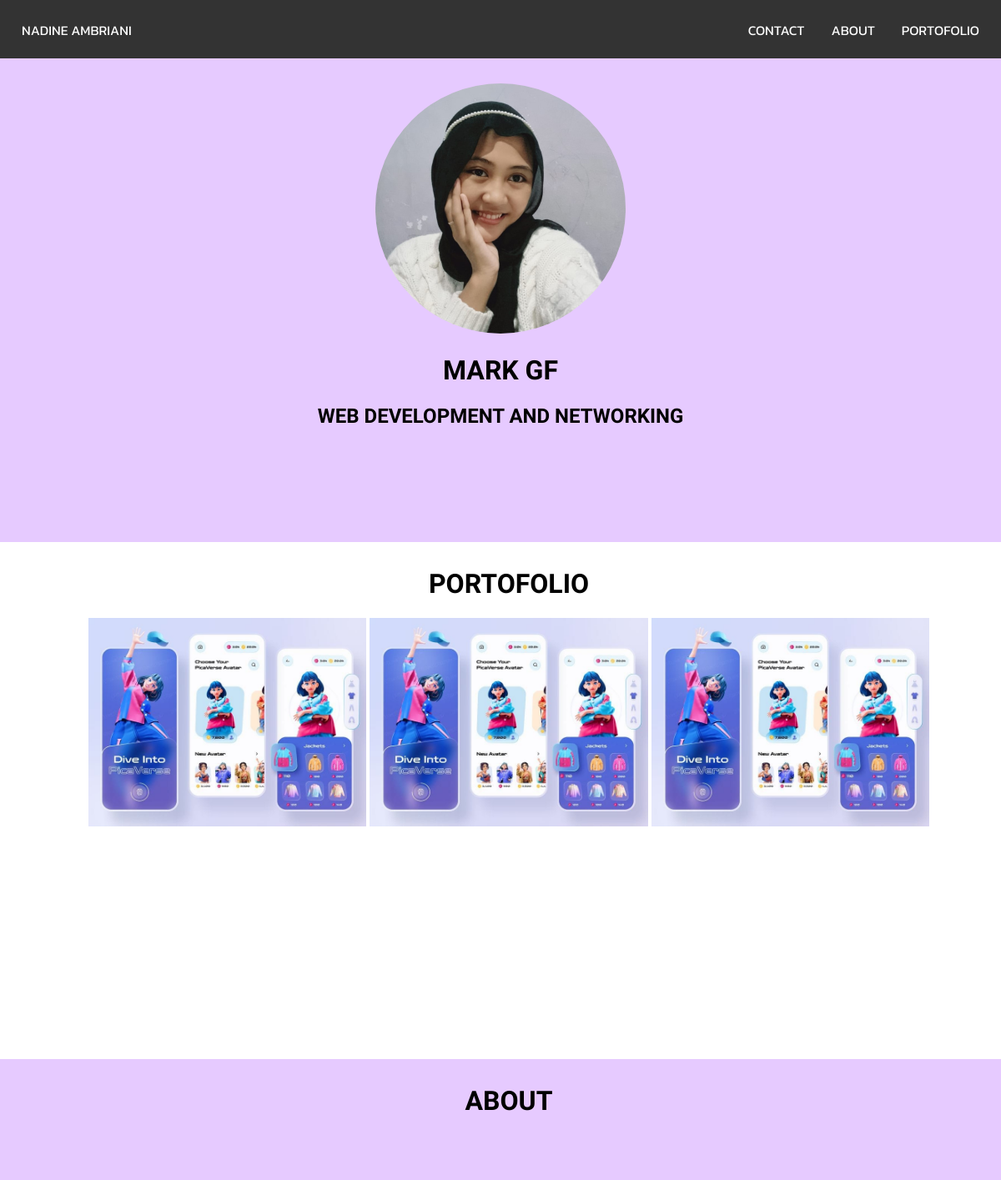
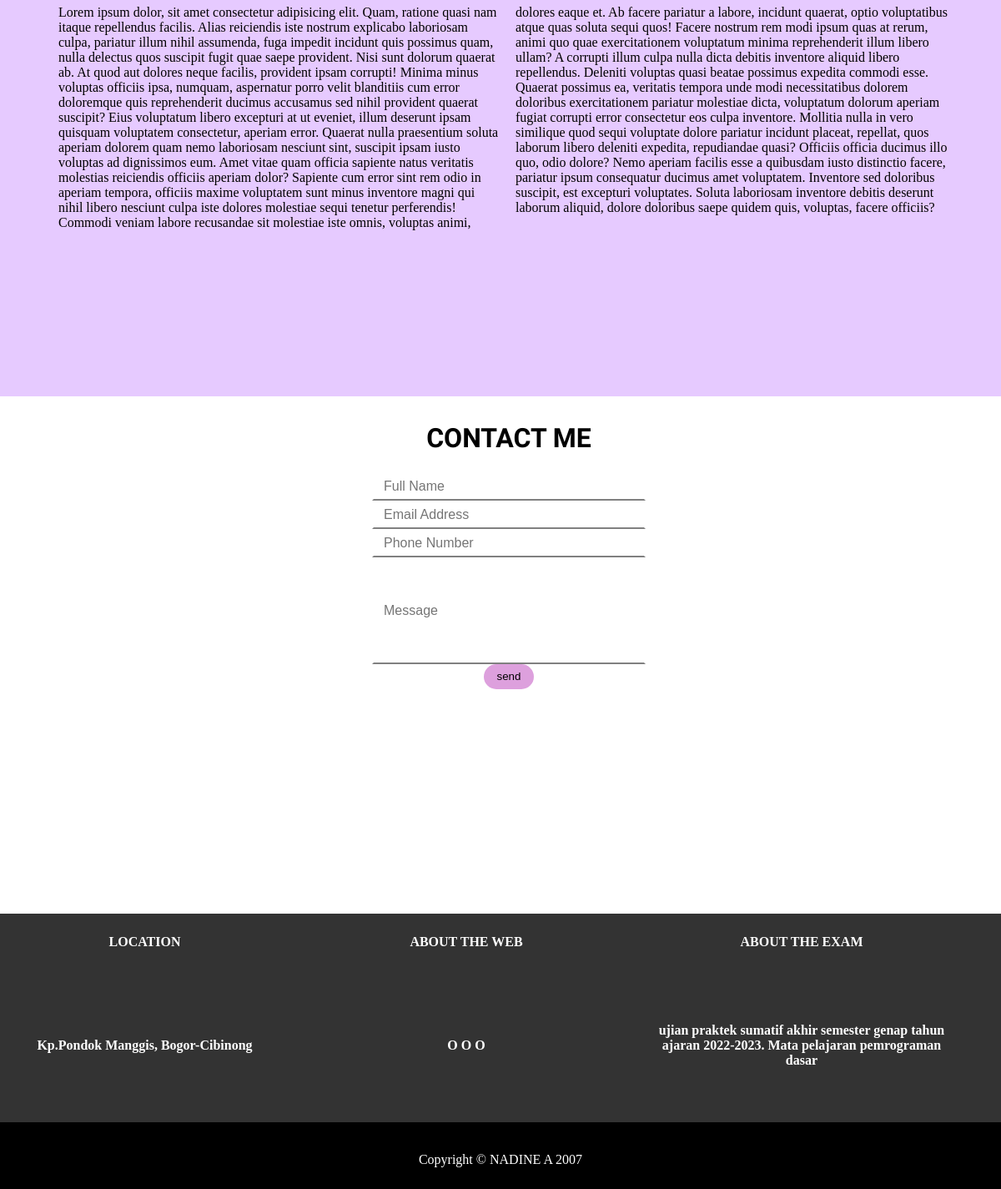
The page /nadinee_siswi_sas_2023/index.php on the database its author committed (2 pictures, top to bottom).
### tables this page shows
CREATE TABLE `about` (
  `nama` varchar(30) NOT NULL,
  `judul` varchar(50) NOT NULL,
  `profesi` varchar(255) NOT NULL,
  `about` text NOT NULL,
  `alamat` varchar(255) NOT NULL,
  `about_footer` varchar(255) NOT NULL,
  `foto` varchar(255) NOT NULL
);

CREATE TABLE `portofolio` (
  `id` int(11) NOT NULL,
  `judul` varchar(255) NOT NULL,
  `deskripsi` text NOT NULL,
  `foto` varchar(255) NOT NULL
);

### nadinee_siswi_sas_2023/index.php (the view, shortened to what this page needs)
<?php
include('konekdb.php');
$sql = "SELECT * FROM about";
$srcabout = $conn->query($sql);
$data_about = $srcabout->fetch_assoc();
?>
<!DOCTYPE html>
<html lang="en">
  <head>
    <link rel="stylesheet" href="index.css" />
  </head>
  <body>
    <nav>
      <ul>
        <li class="nama">
          <a href="#"><?= $data_about['nama']; ?></a>
        </li>
        <li>
          <a href="#porto">PORTOFOLIO</a>
        </li>
        <li>
          <a href="#about">ABOUT</a>
        </li>
        <li>
          <a href="#kontak">CONTACT</a>
        </li>
      </ul>
    </nav>
    <div class="first">
      <div class="foto">
        <img class="img" src="asset/<?= $data_about['foto']; ?>"/>
      </div>
      <h1 class="kutip"><?= $data_about['judul']; ?></h1>
      <h2 class="kutip"><?= $data_about['profesi']; ?></h2>
    </div>
    <div id="porto">
      <div class="porto">
        <h1 class="kutip">portofolio</h1>
        <div class="bungkus">
          <?php
$sql = "SELECT * FROM portofolio";
$srcportofolio = $conn->query($sql);
$data_portofolio = $srcportofolio->fetch_assoc();
          ?>
          <img src="asset/<?= $data_portofolio['foto']; ?>"/>
          <img src="asset/<?= $data_portofolio['foto']; ?>"/>
          <img src="asset/<?= $data_portofolio['foto']; ?>"/>
        </div>
      </div>
    </div>
    <div id="about">
      <div class="high">
        <h1 class="kutip">about</h1>
        <div class="bungkusdua">
          <p>
            <?= $data_about['about']; ?>
          </p>
        </div>
      </div>
    </div>
    <div id="kontak">
      <div class="hub">
        <div>
          <h1 class="kutip">contact me</h1>
        </div>
            <form action="" method="post">
          <input class="formhub" name="nama" type="text" placeholder="Full Name" required /> <br>
          <input class="formhub" name="email" type="email" placeholder="Email Address" required /> <br>
          <input class="formhub" name="number" type="tel" placeholder="Phone Number" required /> <br>
          <input class="formhub" name="pesan" type="message" placeholder="Message" style="height: 7rem" required /> <br>
          <input class="buton" name="tombolsend" type="submit" value="send" ></input>
            </form>
        </div>
    <table>
      <tr>
        <th>LOCATION</th>
        <th>ABOUT THE WEB</th>
        <th>ABOUT THE EXAM</th>
      </tr>
      <tr>
        <th><?= $data_about['alamat']; ?></th>
        <th>O   O   O</th>
        <th><?= $data_about['about_footer']; ?></th>
      </tr>
    </table>
    <div class="cop kutip2">
      <p>copyright &copy; NADINE A 2007</p>
    </div>
  </body>
</html>

### nadinee_siswi_sas_2023/index.css (style rules this page uses)
* { scroll-behavior: smooth; }
body { margin: 0; }
nav { top: 0; z-index: 1; position: fixed; width: 100%; }
.nama { float: left; color: white; }
ul { list-style-type: none; margin: 0; padding: 10px; overflow: hidden; background-color: #333; height: 50px; font-family: "Kanit", sans-serif; }
li { float: right; }
li a { display: block; color: white; text-align: center; padding: 14px 16px; text-decoration: none; }
.img { border-radius: 60%; text-align: center; height: 300px; }
.first { max-width: 100%; margin: 0; padding-right: 0; padding-top: 50px; height: 600px; background-color: rgb(230, 202, 255); }
.foto { padding-top: 50px; text-align: center; }
h1 { text-align: center; font-family: "Geologica", sans-serif; }
h2 { text-align: center; font-family: "Geologica", sans-serif; }
.porto { background-color: rgb(255, 255, 255); padding: 10px; margin: 0; text-align: center; display: block; width: 100%; height: 600px; }
.bungkus img { text-align: center; height: 250px; }
.high { background-color:rgb(230, 202, 255); padding: 10px; margin: 0; text-align: center; display: block; width: 100%; height: 600px; }
.bungkusdua p { -webkit-column-count: 2; -moz-column-count: 2; column-count: 2; padding: 60px; text-align: left; }
.hub { background-color: rgb(255, 255, 255); padding: 10px; margin: 0; text-align: center; display: block; width: 100%; height: 600px; }
table { width: 100%; background-color: #333; height: 250px; color: white; }
th { width: 80px; padding-right: 50px; }
.kutip { text-transform: uppercase; }
.kutip2 { text-transform: capitalize; }
.cop { padding: 10px; background-color: #000000; height: 60px; color: white; text-align: center; }
p { padding: 10px; }
.formhub { position: relative; display: inline-block; width: 300px; padding: 0.375rem 0.75rem; font-size: 1rem; font-weight: 400; color: #212529; border-color: transparent; border-bottom: 2px solid grey; background-color: transparent; }
.buton { background-color: plum; background-size: 30px; width: 60px; height: 30px; position: relative; padding: 0,75rem 0.35rem; border: transparent; border-radius: 30px; }

### rows shown on the page
about: nama "NADINE AMBRIANI", foto (picture), judul "MARK GF", profesi "WEB DEVELOPMENT AND NETWORKING", about "Lorem ipsum dolor, sit amet consectetur adipisicing elit. Quam, ratione quasi nam itaque repellendus facilis. Alias reiciendis iste nostrum explicabo laboriosam culpa, pariatur illum nihil assumenda, fuga impedit incidunt quis possimus quam, nulla delectus quos suscipit fugit quae saepe provident. Nisi sunt dolorum quaerat ab. At quod aut dolores neque facilis, provident ipsam corrupti! Minima minus voluptas officiis ipsa, numquam, aspernatur porro velit blanditiis cum error doloremque quis reprehenderit ducimus accusamus sed nihil provident quaerat suscipit? Eius voluptatum libero excepturi at ut eveniet, illum deserunt ipsam quisquam voluptatem consectetur, aperiam error. Quaerat nulla…", alamat "Kp.Pondok Manggis, Bogor-Cibinong", about_footer "ujian praktek sumatif akhir semester genap tahun ajaran 2022-2023. Mata pelajaran pemrograman dasar"
portofolio: foto (picture)
